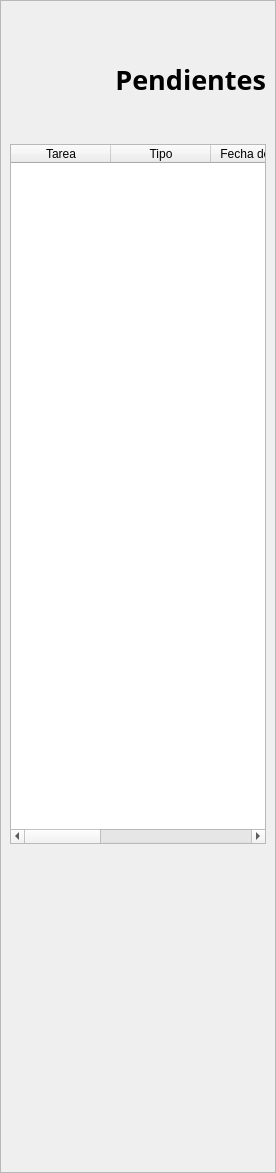
                 <widget class="QWidget" name="Pendientes">
                  <layout class="QHBoxLayout" name="horizontalLayout_7">
                   <property name="spacing">
                    <number>0</number>
                   </property>
                   <property name="leftMargin">
                    <number>0</number>
                   </property>
                   <property name="topMargin">
                    <number>0</number>
                   </property>
                   <property name="rightMargin">
                    <number>0</number>
                   </property>
                   <property name="bottomMargin">
                    <number>0</number>
                   </property>
                   <item>
                    <widget class="QFrame" name="frame_4">
                     <property name="frameShape">
                      <enum>QFrame::StyledPanel</enum>
                     </property>
                     <property name="frameShadow">
                      <enum>QFrame::Raised</enum>
                     </property>
                     <layout class="QVBoxLayout" name="verticalLayout_10">
                      <item>
                       <spacer name="verticalSpacer_8">
                        <property name="orientation">
                         <enum>Qt::Vertical</enum>
                        </property>
                        <property name="sizeHint" stdset="0">
                         <size>
                          <width>20</width>
                          <height>51</height>
                         </size>
                        </property>
                       </spacer>
                      </item>
                      <item>
                       <layout class="QVBoxLayout" name="verticalLayout_9">
                        <item>
                         <widget class="QLabel" name="label_3">
                          <property name="font">
                           <font>
                            <family>Lucida Calligraphy</family>
                            <pointsize>20</pointsize>
                            <weight>75</weight>
                            <bold>true</bold>
                           </font>
                          </property>
                          <property name="text">
                           <string>Pendientes</string>
                          </property>
                          <property name="alignment">
                           <set>Qt::AlignRight|Qt::AlignTrailing|Qt::AlignVCenter</set>
                          </property>
                         </widget>
                        </item>
                        <item>
                         <spacer name="verticalSpacer_9">
                          <property name="orientation">
                           <enum>Qt::Vertical</enum>
                          </property>
                          <property name="sizeHint" stdset="0">
                           <size>
                            <width>20</width>
                            <height>40</height>
                           </size>
                          </property>
                         </spacer>
                        </item>
                        <item>
                         <widget class="QTableWidget" name="tableWidget_2">
                          <property name="minimumSize">
                           <size>
                            <width>0</width>
                            <height>700</height>
                           </size>
                          </property>
                          <column>
                           <property name="text">
                            <string>Tarea</string>
                           </property>
                          </column>
                          <column>
                           <property name="text">
                            <string>Tipo</string>
                           </property>
                          </column>
                          <column>
                           <property name="text">
                            <string>Fecha de Inicio</string>
                           </property>
                          </column>
                          <column>
                           <property name="text">
                            <string>Descripcion</string>
                           </property>
                          </column>
                          <column>
                           <property name="text">
                            <string>Fecha Final</string>
                           </property>
                          </column>
                          <column>
                           <property name="text">
                            <string>Estado</string>
                           </property>
                          </column>
                         </widget>
                        </item>
                       </layout>
                      </item>
                      <item>
                       <spacer name="verticalSpacer_10">
                        <property name="orientation">
                         <enum>Qt::Vertical</enum>
                        </property>
                        <property name="sizeHint" stdset="0">
                         <size>
                          <width>20</width>
                          <height>319</height>
                         </size>
                        </property>
                       </spacer>
                      </item>
                     </layout>
                    </widget>
                   </item>
                  </layout>
                 </widget>
